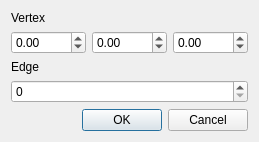
<?xml version="1.0" encoding="UTF-8"?>
<ui version="4.0">
 <class>MEVDialog</class>
 <widget class="QDialog" name="MEVDialog">
  <property name="geometry">
   <rect>
    <x>0</x>
    <y>0</y>
    <width>239</width>
    <height>139</height>
   </rect>
  </property>
  <property name="windowTitle">
   <string>Dialog</string>
  </property>
  <layout class="QVBoxLayout" name="verticalLayout">
   <item>
    <widget class="QLabel" name="label">
     <property name="text">
      <string>Vertex</string>
     </property>
    </widget>
   </item>
   <item>
    <layout class="QHBoxLayout" name="horizontalLayout">
     <item>
      <widget class="QDoubleSpinBox" name="x">
       <property name="minimum">
        <double>-9000.000000000000000</double>
       </property>
       <property name="maximum">
        <double>9000.000000000000000</double>
       </property>
      </widget>
     </item>
     <item>
      <widget class="QDoubleSpinBox" name="y">
       <property name="minimum">
        <double>-9000.000000000000000</double>
       </property>
       <property name="maximum">
        <double>9000.000000000000000</double>
       </property>
      </widget>
     </item>
     <item>
      <widget class="QDoubleSpinBox" name="z">
       <property name="minimum">
        <double>-9000.000000000000000</double>
       </property>
       <property name="maximum">
        <double>9000.000000000000000</double>
       </property>
      </widget>
     </item>
    </layout>
   </item>
   <item>
    <widget class="QLabel" name="label_2">
     <property name="text">
      <string>Edge</string>
     </property>
    </widget>
   </item>
   <item>
    <widget class="QSpinBox" name="id">
     <property name="maximum">
      <number>9999</number>
     </property>
    </widget>
   </item>
   <item>
    <spacer name="verticalSpacer">
     <property name="orientation">
      <enum>Qt::Vertical</enum>
     </property>
     <property name="sizeHint" stdset="0">
      <size>
       <width>20</width>
       <height>40</height>
      </size>
     </property>
    </spacer>
   </item>
   <item>
    <widget class="QDialogButtonBox" name="buttonBox">
     <property name="orientation">
      <enum>Qt::Horizontal</enum>
     </property>
     <property name="standardButtons">
      <set>QDialogButtonBox::Cancel|QDialogButtonBox::Ok</set>
     </property>
    </widget>
   </item>
  </layout>
 </widget>
 <resources/>
 <connections>
  <connection>
   <sender>buttonBox</sender>
   <signal>accepted()</signal>
   <receiver>MEVDialog</receiver>
   <slot>accept()</slot>
   <hints>
    <hint type="sourcelabel">
     <x>248</x>
     <y>254</y>
    </hint>
    <hint type="destinationlabel">
     <x>157</x>
     <y>274</y>
    </hint>
   </hints>
  </connection>
  <connection>
   <sender>buttonBox</sender>
   <signal>rejected()</signal>
   <receiver>MEVDialog</receiver>
   <slot>reject()</slot>
   <hints>
    <hint type="sourcelabel">
     <x>316</x>
     <y>260</y>
    </hint>
    <hint type="destinationlabel">
     <x>286</x>
     <y>274</y>
    </hint>
   </hints>
  </connection>
 </connections>
</ui>
